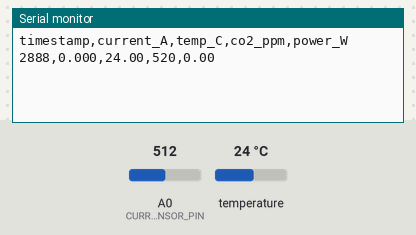
This sketch was run on a simulated Arduino Uno, built with avr-gcc and run on an emulated ATmega328P. Parts: the last lines printed to the serial monitor. The test bench sets the inputs (shaded band); at power-on: temperature 24 °C, A0 (CURRENT_SENSOR_PIN) = 512.

Above: at 3.2 s.
3.3 s: temperature set to 12 °C
At 4.6 s:
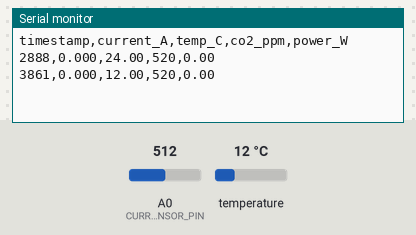
4.8 s: A0 (CURRENT_SENSOR_PIN) set to 716
At 5.6 s:
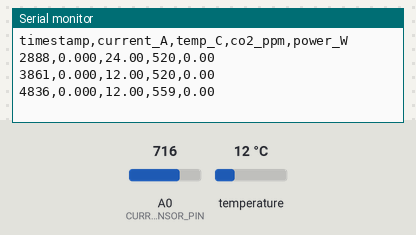
6.3 s: temperature set to 19 °C
At 7.6 s:
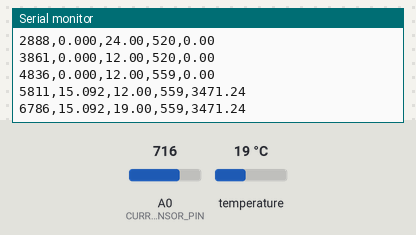
7.8 s: A0 (CURRENT_SENSOR_PIN) set to 900
At 8.6 s:
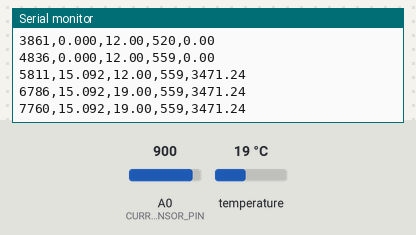
Timing chart, 0 to 10.3 s (numbered marks = the images above; inputs shaded):
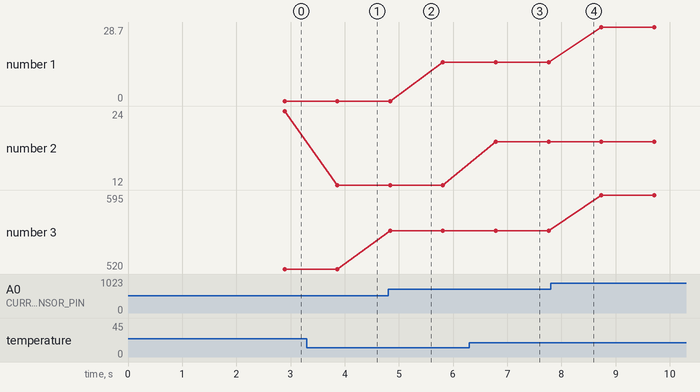

Measured:
- after the input at 3.3 s, the serial monitor: prints a new line after 0.56 s (image 1)
- after the input at 4.8 s, the serial monitor: prints a new line at once (image 2)
- after the input at 6.3 s, the serial monitor: prints a new line after 0.49 s (image 3)
- plotted number 1: 0 → 15.09 after the input at 4.8 s, 15.09 → 28.7 after the input at 7.8 s
- plotted number 2: 24 → 12 after the input at 3.3 s, 12 → 19 after the input at 6.3 s
- plotted number 3: 520 → 559 after the input at 4.8 s, 559 → 595 after the input at 7.8 s

The sketch:

arduino_sensor.ino
```cpp
#include <OneWire.h>
#include <DallasTemperature.h>
#include <SoftwareSerial.h>

// Pin definitions
#define CURRENT_SENSOR_PIN A0
#define TEMP_SENSOR_PIN 2
#define CO2_RX_PIN 7
#define CO2_TX_PIN 6

// Sensor setup
OneWire oneWire(TEMP_SENSOR_PIN);
DallasTemperature tempSensor(&oneWire);
SoftwareSerial co2Serial(CO2_RX_PIN, CO2_TX_PIN);

// Calibration constants
const float CURRENT_SENSITIVITY = 66.0; // mV/A for ACS712-30A
const float VOLTAGE_REF = 5000.0; // mV
const float VOLTAGE_OFFSET = 2500.0; // mV (VCC/2)
const int ADC_RESOLUTION = 1024;
const float NOMINAL_VOLTAGE = 230.0; // V

// Sampling parameters
const int SAMPLES = 50;
const unsigned long SAMPLE_INTERVAL = 100; // ms
unsigned long lastReading = 0;

void setup() {
  Serial.begin(9600);
  tempSensor.begin();
  co2Serial.begin(9600);

  // Initialize analog reference
  analogReference(DEFAULT);

  // Print CSV header
  Serial.println("timestamp,current_A,temp_C,co2_ppm,power_W");

  delay(2000); // Sensor stabilization
}

void loop() {
  if (millis() - lastReading >= SAMPLE_INTERVAL) {

    // Read current sensor (averaged)
    float currentSum = 0;
    for (int i = 0; i < SAMPLES; i++) {
      int adcValue = analogRead(CURRENT_SENSOR_PIN);
      float voltage = (adcValue * VOLTAGE_REF) / ADC_RESOLUTION;
      float current = (voltage - VOLTAGE_OFFSET) / CURRENT_SENSITIVITY;
      currentSum += abs(current); // RMS approximation for AC
      delay(2);
    }
    float avgCurrent = currentSum / SAMPLES;

    // Read temperature
    tempSensor.requestTemperatures();
    float temperature = tempSensor.getTempCByIndex(0);
    if (temperature == DEVICE_DISCONNECTED_C) {
      temperature = 25.0; // Default if sensor disconnected
    }

    // Read CO2 (simplified - actual MH-Z19B requires specific commands)
    int co2_ppm = readCO2();

    // Calculate instantaneous power
    float power = NOMINAL_VOLTAGE * avgCurrent;

    // Output data as CSV
    Serial.print(millis());
    Serial.print(",");
    Serial.print(avgCurrent, 3);
    Serial.print(",");
    Serial.print(temperature, 2);
    Serial.print(",");
    Serial.print(co2_ppm);
    Serial.print(",");
    Serial.println(power, 2);

    lastReading = millis();
  }
}

int readCO2() {
  // Simplified CO2 reading - in real implementation, send proper MH-Z19B commands
  // For demo, we'll simulate based on current (higher current = more CO2)
  static int baseCO2 = 420; // ppm baseline
  float currentReading = analogRead(CURRENT_SENSOR_PIN);
  int co2_variation = (currentReading / 1024.0) * 200; // 0-200ppm variation
  return baseCO2 + co2_variation;
}

// Alternative function for CT clamp (SCT-013-000)
float readCurrentCT() {
  float sum = 0;
  int samples = 1000;

  for (int i = 0; i < samples; i++) {
    int adcValue = analogRead(CURRENT_SENSOR_PIN);
    float voltage = (adcValue * 5.0) / 1024.0;
    float current = (voltage - 2.5) / 0.185; // Assuming 185mV/A sensitivity
    sum += current * current; // Square for RMS calculation
    delayMicroseconds(500);
  }

  float rms = sqrt(sum / samples);
  return rms;
}
```
